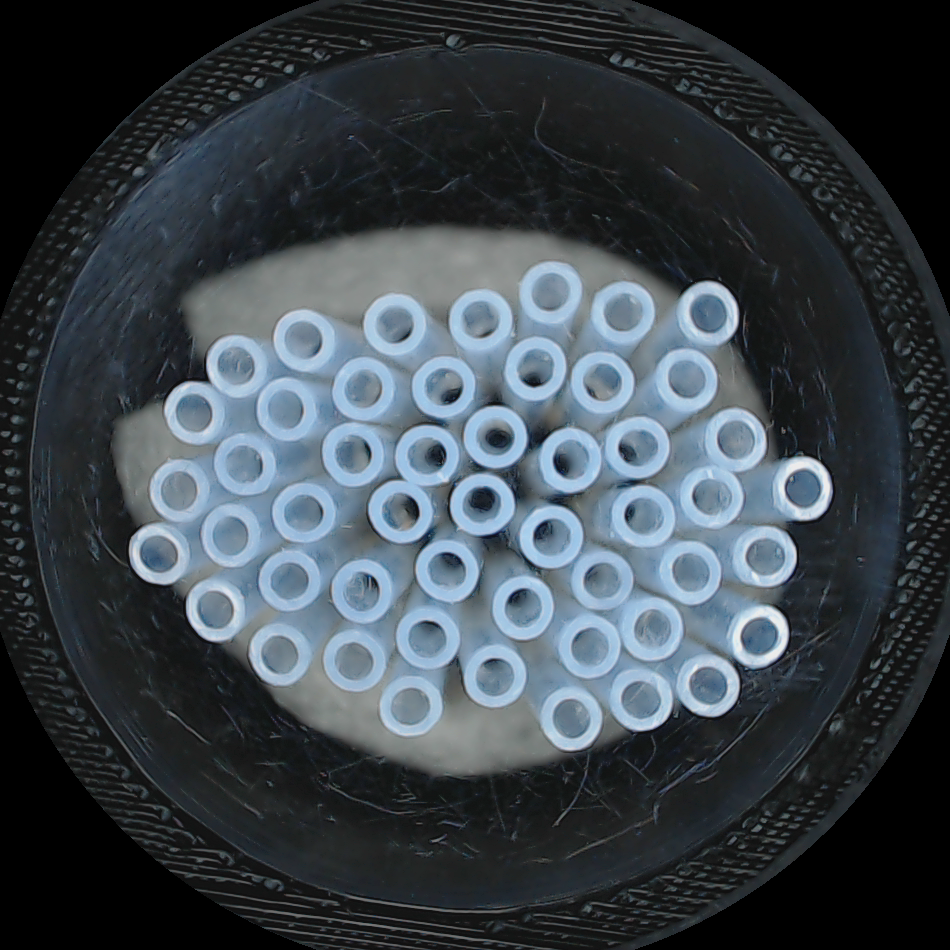
%> input picture needles_practice.png, 950 x 950 px
$ octave prac_exam_part2.m   (GNU Octave 9; MATLAB toolbox functions it lacks are replaced by stand-ins)
%> lines starting %> are read from the running program, lines starting %| are printed output that depends on the picture; in (x1, y1, x2, y2) boxes, pixels count from 0 and x2, y2 are one past the last pixel; in counts of white or black regions, pixels touching at a corner belong together; the program's own positions count from 1
close all;
clear;
im = imread("needles_practice.png");
%> im is the input picture: size 950x950x3 uint8; mean R, G, B 58.7, 67.2, 73.9
bw = rgb2gray(im);
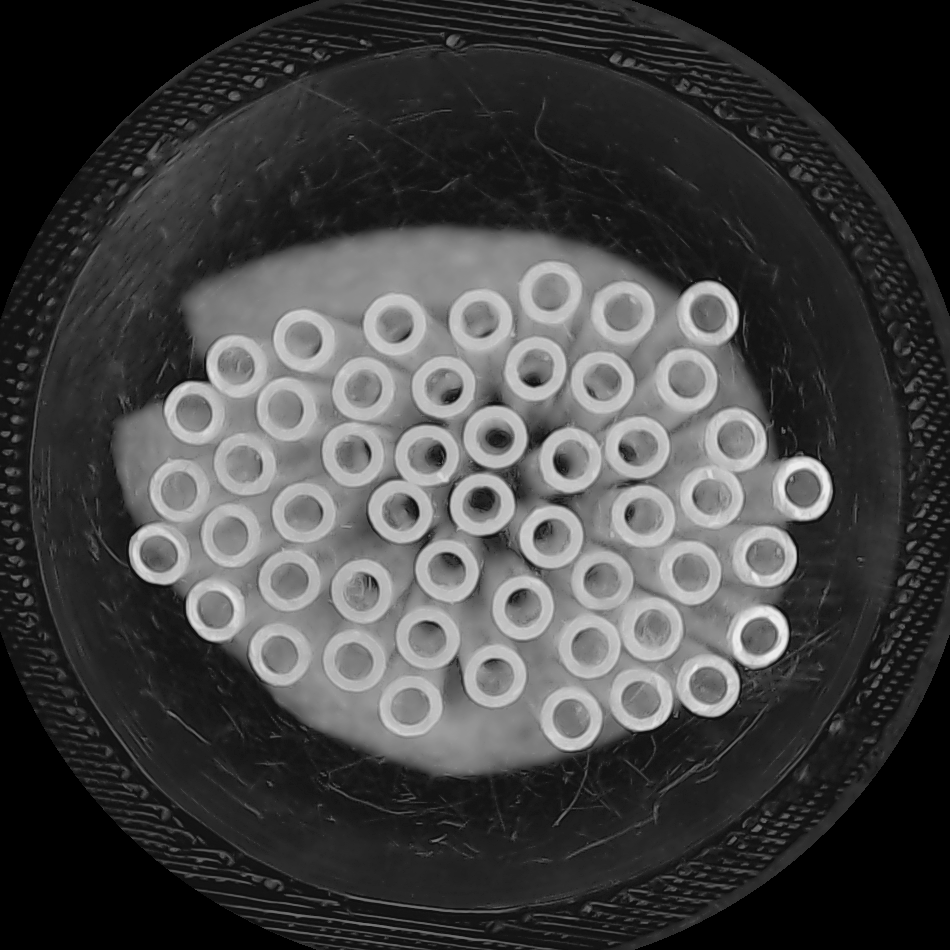
%> bw: size 950x950 uint8; min 0, max 235, mean 65.3
bw1 = imbinarize(bw, 170/255);
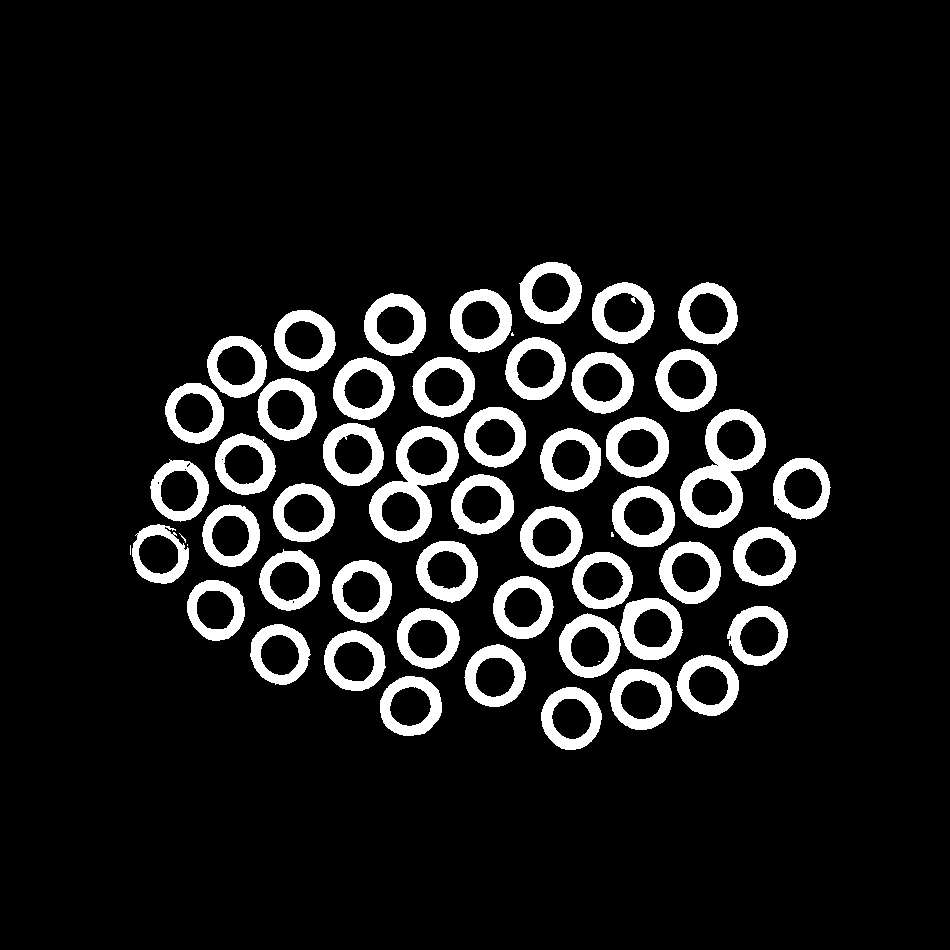
%> bw1: size 950x950 logical; 9.9% white; 54 white regions (6 under 20 px), largest, box (x1, y1, x2, y2) and area: (680, 409, 766, 528) 3740, (369, 426, 459, 543) 3654, (620, 598, 683, 660) 1976

im1 = (imerode(bw1, strel('square',2)));
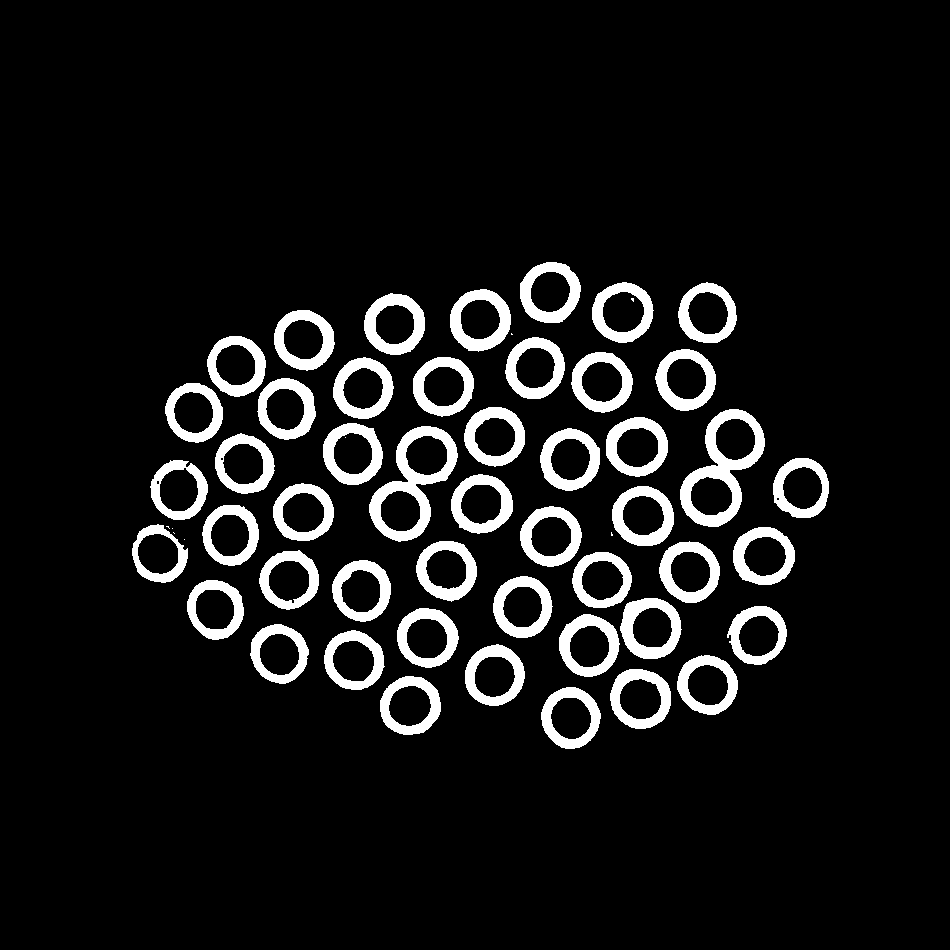
%> im1: size 950x950 logical; 8.8% white; 56 white regions (8 under 20 px), largest, box (x1, y1, x2, y2) and area: (680, 409, 765, 527) 3350, (369, 426, 458, 542) 3262, (620, 598, 682, 659) 1774
im2 = (imerode(im1, strel('square',2)));
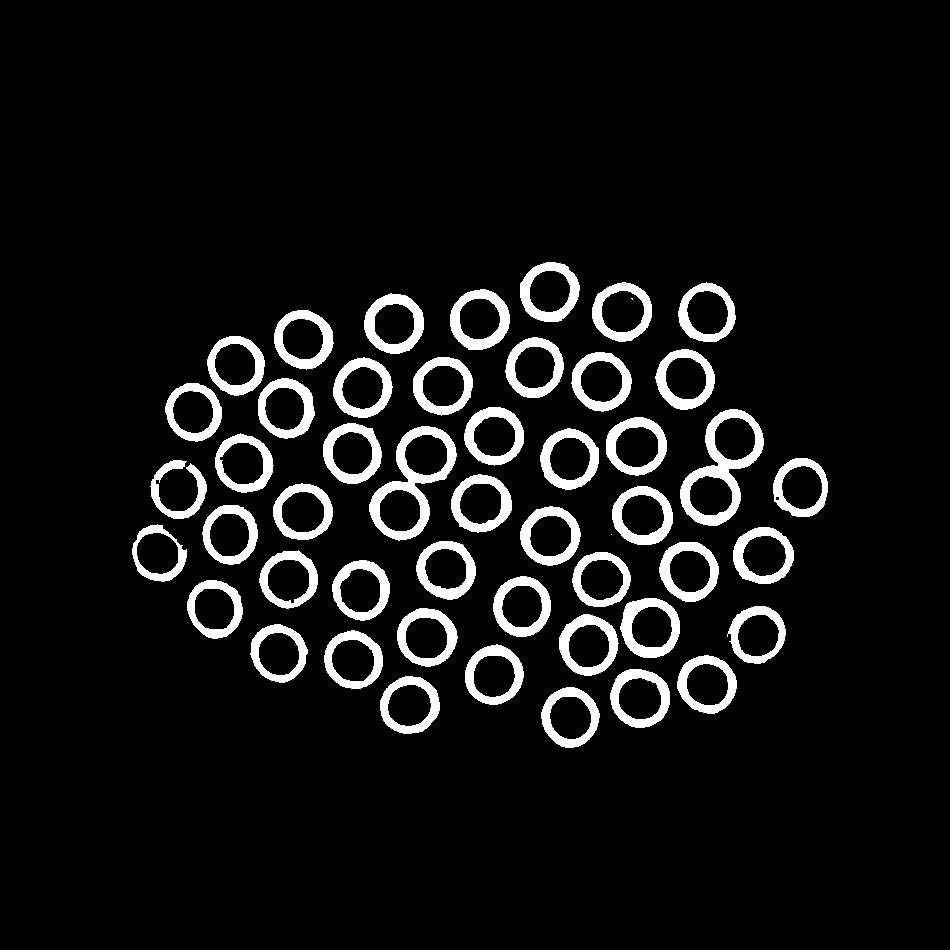
%> im2: size 950x950 logical; 7.6% white; 50 white regions (2 under 20 px), largest, box (x1, y1, x2, y2) and area: (680, 409, 764, 526) 2961, (369, 426, 457, 541) 2868, (620, 598, 680, 658) 1573

[L, num] = bwlabel(im2);
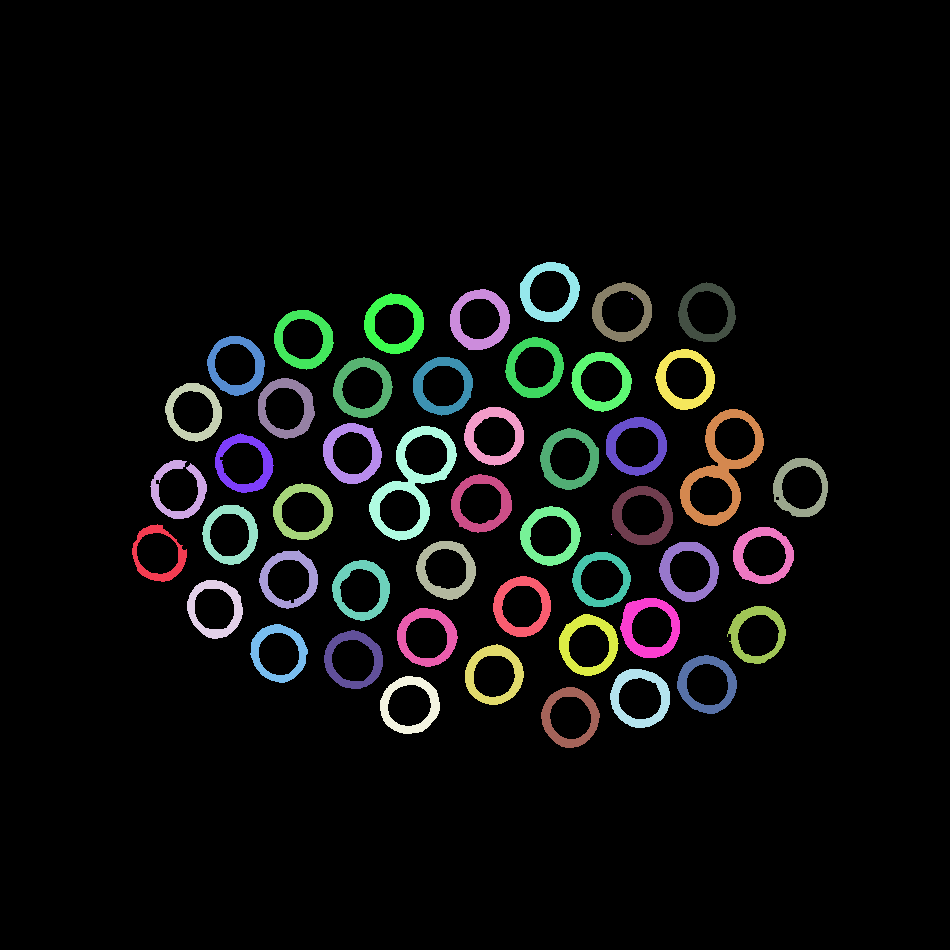
%> L: size 950x950 double; 51 distinct labels, from 0 to 50; one colour per label, 0 black
%> num = 50
imshow(im2);
pause(10);
%> (the run ends here)
